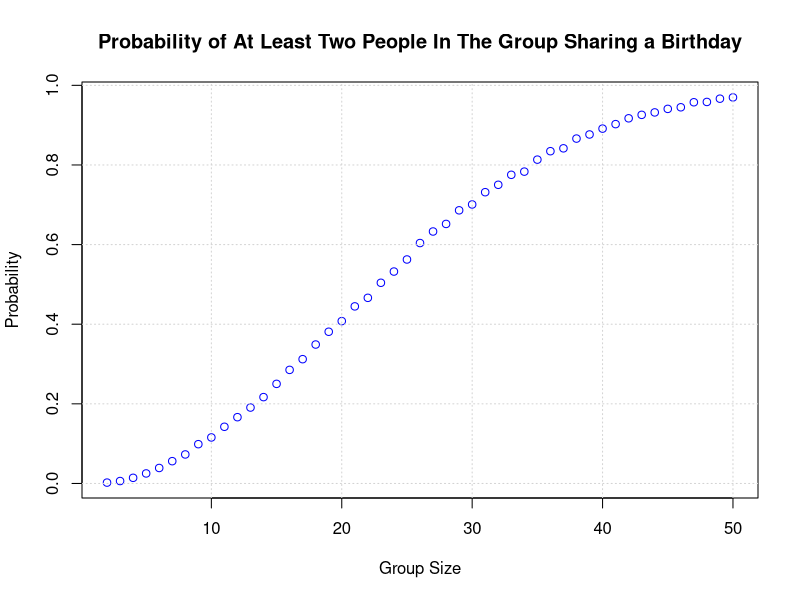

The R script that drew this image:
## ---- chunk 1
# Load Required Packages
library(tidyverse)
library(broom)
library(knitr)
library(ggplot2)
## ---- chunk 2
check_duplicate_birthday <- function(group_size) {
  birthdays <- sample(1:365, group_size, replace = TRUE)
  return(any(duplicated(birthdays)))
}

simulate_probabilities <- function(group_sizes, num_simulations = 10000) {
  probabilities <- sapply(group_sizes, function(n) {
    duplicates <- sum(replicate(num_simulations, check_duplicate_birthday(n)))
    return(duplicates / num_simulations)
  })
  return(probabilities)
}

group_sizes <- 2:50
probabilities <- simulate_probabilities(group_sizes)

plot(
  group_sizes, probabilities, type = "p", pch = 1, col = "blue",
  xlab = "Group Size", ylab = "Probability",
  main = "Probability of At Least Two People In The Group Sharing a Birthday"
)
grid()


## ---- chunk 3
# Function to Simulate Mean and P-value
simulate_mean_pvalue <- function(sample_size, true_mean = 0, std_dev = 5) {
  sample_data <- rnorm(sample_size, mean = true_mean, sd = std_dev)
  t_test <- t.test(sample_data, mu = 0)
  result <- tibble(
    estimated_mean = mean(sample_data),
    p_value = t_test$p.value
  )
  return(result)
}

set.seed(1)
true_means <- 0:6
simulation_results <- map_dfr(true_means, function(mu) {
  replicate(5000, simulate_mean_pvalue(30, true_mean = mu), simplify = FALSE) %>%
    bind_rows() %>%
    mutate(true_mean = mu)
})

# Calculate power for each true mean
power_results <- simulation_results %>%
  group_by(true_mean) %>%
  summarize(power = mean(p_value < 0.05))

# Calculate average estimates
average_estimates <- simulation_results %>%
  group_by(true_mean) %>%
  summarize(
    avg_estimate_all = mean(estimated_mean),
    avg_estimate_rejected = mean(estimated_mean[p_value < 0.05])
  )
